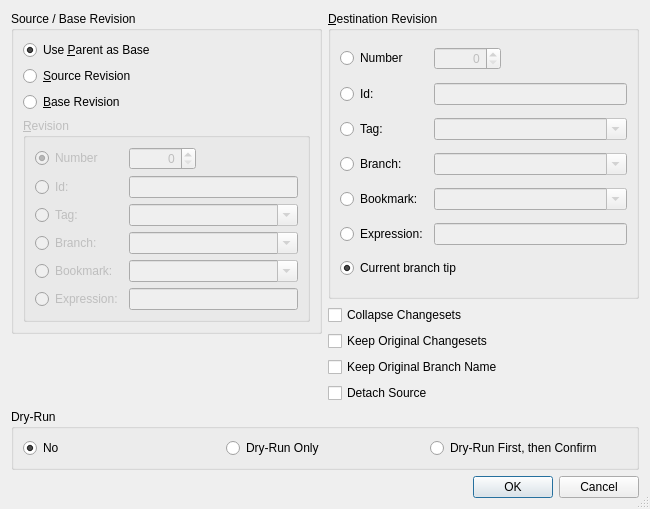
<?xml version="1.0" encoding="UTF-8"?>
<ui version="4.0">
 <class>HgRebaseDialog</class>
 <widget class="QDialog" name="HgRebaseDialog">
  <property name="geometry">
   <rect>
    <x>0</x>
    <y>0</y>
    <width>650</width>
    <height>509</height>
   </rect>
  </property>
  <property name="windowTitle">
   <string>Rebase Changesets</string>
  </property>
  <property name="sizeGripEnabled">
   <bool>true</bool>
  </property>
  <layout class="QGridLayout" name="gridLayout_3">
   <item row="0" column="0">
    <layout class="QVBoxLayout" name="verticalLayout_3">
     <item>
      <widget class="QGroupBox" name="groupBox">
       <property name="title">
        <string>Source / Base Revision</string>
       </property>
       <layout class="QVBoxLayout" name="verticalLayout">
        <item>
         <widget class="QRadioButton" name="parentButton">
          <property name="toolTip">
           <string>Select to use the parent of the working directory as the base</string>
          </property>
          <property name="text">
           <string>Use &amp;Parent as Base</string>
          </property>
          <property name="checked">
           <bool>true</bool>
          </property>
         </widget>
        </item>
        <item>
         <widget class="QRadioButton" name="sourceButton">
          <property name="toolTip">
           <string>Select to use a revision as the source</string>
          </property>
          <property name="text">
           <string>&amp;Source Revision</string>
          </property>
         </widget>
        </item>
        <item>
         <widget class="QRadioButton" name="baseButton">
          <property name="toolTip">
           <string>Select to use a revision as the base</string>
          </property>
          <property name="text">
           <string>&amp;Base Revision</string>
          </property>
         </widget>
        </item>
        <item>
         <widget class="QGroupBox" name="rev1GroupBox">
          <property name="enabled">
           <bool>false</bool>
          </property>
          <property name="title">
           <string>&amp;Revision</string>
          </property>
          <layout class="QGridLayout" name="gridLayout">
           <item row="0" column="0">
            <widget class="QRadioButton" name="number1Button">
             <property name="toolTip">
              <string>Select to specify a revision by number</string>
             </property>
             <property name="text">
              <string>Number</string>
             </property>
             <property name="checked">
              <bool>true</bool>
             </property>
            </widget>
           </item>
           <item row="0" column="1">
            <widget class="QSpinBox" name="number1SpinBox">
             <property name="toolTip">
              <string>Enter a revision number</string>
             </property>
             <property name="alignment">
              <set>Qt::AlignRight</set>
             </property>
             <property name="maximum">
              <number>999999999</number>
             </property>
            </widget>
           </item>
           <item row="0" column="2">
            <spacer>
             <property name="orientation">
              <enum>Qt::Horizontal</enum>
             </property>
             <property name="sizeHint" stdset="0">
              <size>
               <width>40</width>
               <height>20</height>
              </size>
             </property>
            </spacer>
           </item>
           <item row="1" column="0">
            <widget class="QRadioButton" name="id1Button">
             <property name="toolTip">
              <string>Select to specify a revision by changeset id</string>
             </property>
             <property name="text">
              <string>Id:</string>
             </property>
            </widget>
           </item>
           <item row="1" column="1" colspan="2">
            <widget class="QLineEdit" name="id1Edit">
             <property name="enabled">
              <bool>false</bool>
             </property>
             <property name="toolTip">
              <string>Enter a changeset id</string>
             </property>
             <property name="clearButtonEnabled">
              <bool>true</bool>
             </property>
            </widget>
           </item>
           <item row="2" column="0">
            <widget class="QRadioButton" name="tag1Button">
             <property name="toolTip">
              <string>Select to specify a revision by a tag</string>
             </property>
             <property name="text">
              <string>Tag:</string>
             </property>
            </widget>
           </item>
           <item row="2" column="1" colspan="2">
            <widget class="QComboBox" name="tag1Combo">
             <property name="enabled">
              <bool>false</bool>
             </property>
             <property name="toolTip">
              <string>Enter a tag name</string>
             </property>
             <property name="editable">
              <bool>true</bool>
             </property>
            </widget>
           </item>
           <item row="3" column="0">
            <widget class="QRadioButton" name="branch1Button">
             <property name="toolTip">
              <string>Select to specify a revision by a branch</string>
             </property>
             <property name="text">
              <string>Branch:</string>
             </property>
            </widget>
           </item>
           <item row="3" column="1" colspan="2">
            <widget class="QComboBox" name="branch1Combo">
             <property name="enabled">
              <bool>false</bool>
             </property>
             <property name="toolTip">
              <string>Enter a branch name</string>
             </property>
             <property name="editable">
              <bool>true</bool>
             </property>
            </widget>
           </item>
           <item row="4" column="0">
            <widget class="QRadioButton" name="bookmark1Button">
             <property name="toolTip">
              <string>Select to specify a revision by a bookmark</string>
             </property>
             <property name="text">
              <string>Bookmark:</string>
             </property>
            </widget>
           </item>
           <item row="4" column="1" colspan="2">
            <widget class="QComboBox" name="bookmark1Combo">
             <property name="enabled">
              <bool>false</bool>
             </property>
             <property name="sizePolicy">
              <sizepolicy hsizetype="Expanding" vsizetype="Fixed">
               <horstretch>0</horstretch>
               <verstretch>0</verstretch>
              </sizepolicy>
             </property>
             <property name="toolTip">
              <string>Enter a bookmark name</string>
             </property>
             <property name="editable">
              <bool>true</bool>
             </property>
            </widget>
           </item>
           <item row="5" column="0">
            <widget class="QRadioButton" name="expression1Button">
             <property name="text">
              <string>Expression:</string>
             </property>
            </widget>
           </item>
           <item row="5" column="1" colspan="2">
            <widget class="QLineEdit" name="expression1Edit">
             <property name="enabled">
              <bool>false</bool>
             </property>
             <property name="toolTip">
              <string>Enter a revision set expression</string>
             </property>
             <property name="clearButtonEnabled">
              <bool>true</bool>
             </property>
            </widget>
           </item>
          </layout>
         </widget>
        </item>
       </layout>
      </widget>
     </item>
     <item>
      <spacer name="verticalSpacer">
       <property name="orientation">
        <enum>Qt::Vertical</enum>
       </property>
       <property name="sizeHint" stdset="0">
        <size>
         <width>20</width>
         <height>18</height>
        </size>
       </property>
      </spacer>
     </item>
    </layout>
   </item>
   <item row="0" column="1">
    <layout class="QVBoxLayout" name="verticalLayout_2">
     <item>
      <widget class="QGroupBox" name="rev2GroupBox">
       <property name="title">
        <string>&amp;Destination Revision</string>
       </property>
       <layout class="QGridLayout" name="gridLayout_2">
        <item row="0" column="0">
         <widget class="QRadioButton" name="number2Button">
          <property name="toolTip">
           <string>Select to specify a revision by number</string>
          </property>
          <property name="text">
           <string>Number</string>
          </property>
         </widget>
        </item>
        <item row="0" column="1">
         <widget class="QSpinBox" name="number2SpinBox">
          <property name="enabled">
           <bool>false</bool>
          </property>
          <property name="toolTip">
           <string>Enter a revision number</string>
          </property>
          <property name="alignment">
           <set>Qt::AlignRight</set>
          </property>
          <property name="maximum">
           <number>999999999</number>
          </property>
         </widget>
        </item>
        <item row="0" column="2">
         <spacer>
          <property name="orientation">
           <enum>Qt::Horizontal</enum>
          </property>
          <property name="sizeHint" stdset="0">
           <size>
            <width>40</width>
            <height>20</height>
           </size>
          </property>
         </spacer>
        </item>
        <item row="1" column="0">
         <widget class="QRadioButton" name="id2Button">
          <property name="toolTip">
           <string>Select to specify a revision by changeset id</string>
          </property>
          <property name="text">
           <string>Id:</string>
          </property>
         </widget>
        </item>
        <item row="1" column="1" colspan="2">
         <widget class="QLineEdit" name="id2Edit">
          <property name="enabled">
           <bool>false</bool>
          </property>
          <property name="toolTip">
           <string>Enter a changeset id</string>
          </property>
          <property name="clearButtonEnabled">
           <bool>true</bool>
          </property>
         </widget>
        </item>
        <item row="2" column="0">
         <widget class="QRadioButton" name="tag2Button">
          <property name="toolTip">
           <string>Select to specify a revision by a tag</string>
          </property>
          <property name="text">
           <string>Tag:</string>
          </property>
         </widget>
        </item>
        <item row="2" column="1" colspan="2">
         <widget class="QComboBox" name="tag2Combo">
          <property name="enabled">
           <bool>false</bool>
          </property>
          <property name="toolTip">
           <string>Enter a tag name</string>
          </property>
          <property name="editable">
           <bool>true</bool>
          </property>
         </widget>
        </item>
        <item row="3" column="0">
         <widget class="QRadioButton" name="branch2Button">
          <property name="toolTip">
           <string>Select to specify a revision by a branch</string>
          </property>
          <property name="text">
           <string>Branch:</string>
          </property>
         </widget>
        </item>
        <item row="3" column="1" colspan="2">
         <widget class="QComboBox" name="branch2Combo">
          <property name="enabled">
           <bool>false</bool>
          </property>
          <property name="toolTip">
           <string>Enter a branch name</string>
          </property>
          <property name="editable">
           <bool>true</bool>
          </property>
         </widget>
        </item>
        <item row="4" column="0">
         <widget class="QRadioButton" name="bookmark2Button">
          <property name="toolTip">
           <string>Select to specify a revision by a bookmark</string>
          </property>
          <property name="text">
           <string>Bookmark:</string>
          </property>
         </widget>
        </item>
        <item row="4" column="1" colspan="2">
         <widget class="QComboBox" name="bookmark2Combo">
          <property name="enabled">
           <bool>false</bool>
          </property>
          <property name="sizePolicy">
           <sizepolicy hsizetype="Expanding" vsizetype="Fixed">
            <horstretch>0</horstretch>
            <verstretch>0</verstretch>
           </sizepolicy>
          </property>
          <property name="toolTip">
           <string>Enter a bookmark name</string>
          </property>
          <property name="editable">
           <bool>true</bool>
          </property>
         </widget>
        </item>
        <item row="5" column="0">
         <widget class="QRadioButton" name="expression2Button">
          <property name="text">
           <string>Expression:</string>
          </property>
         </widget>
        </item>
        <item row="5" column="1" colspan="2">
         <widget class="QLineEdit" name="expression2Edit">
          <property name="enabled">
           <bool>false</bool>
          </property>
          <property name="toolTip">
           <string>Enter a revision set expression</string>
          </property>
          <property name="clearButtonEnabled">
           <bool>true</bool>
          </property>
         </widget>
        </item>
        <item row="6" column="0" colspan="3">
         <widget class="QRadioButton" name="tip2Button">
          <property name="toolTip">
           <string>Select tip revision of repository</string>
          </property>
          <property name="text">
           <string>Current branch tip</string>
          </property>
          <property name="checked">
           <bool>true</bool>
          </property>
         </widget>
        </item>
       </layout>
      </widget>
     </item>
     <item>
      <widget class="QCheckBox" name="collapseCheckBox">
       <property name="toolTip">
        <string>Select to collapse the rebased changesets</string>
       </property>
       <property name="text">
        <string>Collapse Changesets</string>
       </property>
      </widget>
     </item>
     <item>
      <widget class="QCheckBox" name="keepChangesetsCheckBox">
       <property name="toolTip">
        <string>Select to keep the original changesets</string>
       </property>
       <property name="text">
        <string>Keep Original Changesets</string>
       </property>
      </widget>
     </item>
     <item>
      <widget class="QCheckBox" name="keepBranchCheckBox">
       <property name="toolTip">
        <string>Select to keep the original branch names</string>
       </property>
       <property name="text">
        <string>Keep Original Branch Name</string>
       </property>
      </widget>
     </item>
     <item>
      <widget class="QCheckBox" name="detachCheckBox">
       <property name="toolTip">
        <string>Select to detach the source from its original branch</string>
       </property>
       <property name="text">
        <string>Detach Source</string>
       </property>
      </widget>
     </item>
    </layout>
   </item>
   <item row="1" column="0" colspan="2">
    <widget class="QGroupBox" name="dryRunGroup">
     <property name="title">
      <string>Dry-Run</string>
     </property>
     <layout class="QHBoxLayout" name="horizontalLayout">
      <item>
       <widget class="QRadioButton" name="noDryRunButton">
        <property name="toolTip">
         <string>Select to not do a dry-run</string>
        </property>
        <property name="text">
         <string>No</string>
        </property>
        <property name="checked">
         <bool>true</bool>
        </property>
       </widget>
      </item>
      <item>
       <widget class="QRadioButton" name="dryRunOnlyButton">
        <property name="toolTip">
         <string>Select to just do a dry-run</string>
        </property>
        <property name="text">
         <string>Dry-Run Only</string>
        </property>
       </widget>
      </item>
      <item>
       <widget class="QRadioButton" name="dryRunConfirmButton">
        <property name="toolTip">
         <string>Select to do a dry-run first, then ask the user for confirmation to perform the rebase</string>
        </property>
        <property name="text">
         <string>Dry-Run First, then Confirm</string>
        </property>
       </widget>
      </item>
     </layout>
    </widget>
   </item>
   <item row="2" column="0" colspan="2">
    <widget class="QDialogButtonBox" name="buttonBox">
     <property name="orientation">
      <enum>Qt::Horizontal</enum>
     </property>
     <property name="standardButtons">
      <set>QDialogButtonBox::Cancel|QDialogButtonBox::Ok</set>
     </property>
    </widget>
   </item>
  </layout>
 </widget>
 <pixmapfunction>qPixmapFromMimeSource</pixmapfunction>
 <tabstops>
  <tabstop>parentButton</tabstop>
  <tabstop>sourceButton</tabstop>
  <tabstop>baseButton</tabstop>
  <tabstop>number1Button</tabstop>
  <tabstop>number1SpinBox</tabstop>
  <tabstop>id1Button</tabstop>
  <tabstop>id1Edit</tabstop>
  <tabstop>tag1Button</tabstop>
  <tabstop>tag1Combo</tabstop>
  <tabstop>branch1Button</tabstop>
  <tabstop>branch1Combo</tabstop>
  <tabstop>bookmark1Button</tabstop>
  <tabstop>bookmark1Combo</tabstop>
  <tabstop>expression1Button</tabstop>
  <tabstop>expression1Edit</tabstop>
  <tabstop>number2Button</tabstop>
  <tabstop>number2SpinBox</tabstop>
  <tabstop>id2Button</tabstop>
  <tabstop>id2Edit</tabstop>
  <tabstop>tag2Button</tabstop>
  <tabstop>tag2Combo</tabstop>
  <tabstop>branch2Button</tabstop>
  <tabstop>branch2Combo</tabstop>
  <tabstop>bookmark2Button</tabstop>
  <tabstop>bookmark2Combo</tabstop>
  <tabstop>expression2Button</tabstop>
  <tabstop>expression2Edit</tabstop>
  <tabstop>tip2Button</tabstop>
  <tabstop>collapseCheckBox</tabstop>
  <tabstop>keepChangesetsCheckBox</tabstop>
  <tabstop>keepBranchCheckBox</tabstop>
  <tabstop>detachCheckBox</tabstop>
  <tabstop>noDryRunButton</tabstop>
  <tabstop>dryRunOnlyButton</tabstop>
  <tabstop>dryRunConfirmButton</tabstop>
 </tabstops>
 <resources/>
 <connections>
  <connection>
   <sender>buttonBox</sender>
   <signal>accepted()</signal>
   <receiver>HgRebaseDialog</receiver>
   <slot>accept()</slot>
   <hints>
    <hint type="sourcelabel">
     <x>133</x>
     <y>499</y>
    </hint>
    <hint type="destinationlabel">
     <x>21</x>
     <y>143</y>
    </hint>
   </hints>
  </connection>
  <connection>
   <sender>buttonBox</sender>
   <signal>rejected()</signal>
   <receiver>HgRebaseDialog</receiver>
   <slot>reject()</slot>
   <hints>
    <hint type="sourcelabel">
     <x>185</x>
     <y>499</y>
    </hint>
    <hint type="destinationlabel">
     <x>73</x>
     <y>140</y>
    </hint>
   </hints>
  </connection>
  <connection>
   <sender>number1Button</sender>
   <signal>toggled(bool)</signal>
   <receiver>number1SpinBox</receiver>
   <slot>setEnabled(bool)</slot>
   <hints>
    <hint type="sourcelabel">
     <x>120</x>
     <y>190</y>
    </hint>
    <hint type="destinationlabel">
     <x>228</x>
     <y>192</y>
    </hint>
   </hints>
  </connection>
  <connection>
   <sender>number2Button</sender>
   <signal>toggled(bool)</signal>
   <receiver>number2SpinBox</receiver>
   <slot>setEnabled(bool)</slot>
   <hints>
    <hint type="sourcelabel">
     <x>435</x>
     <y>67</y>
    </hint>
    <hint type="destinationlabel">
     <x>535</x>
     <y>69</y>
    </hint>
   </hints>
  </connection>
  <connection>
   <sender>id1Button</sender>
   <signal>toggled(bool)</signal>
   <receiver>id1Edit</receiver>
   <slot>setEnabled(bool)</slot>
   <hints>
    <hint type="sourcelabel">
     <x>90</x>
     <y>223</y>
    </hint>
    <hint type="destinationlabel">
     <x>296</x>
     <y>224</y>
    </hint>
   </hints>
  </connection>
  <connection>
   <sender>id2Button</sender>
   <signal>toggled(bool)</signal>
   <receiver>id2Edit</receiver>
   <slot>setEnabled(bool)</slot>
   <hints>
    <hint type="sourcelabel">
     <x>435</x>
     <y>100</y>
    </hint>
    <hint type="destinationlabel">
     <x>627</x>
     <y>101</y>
    </hint>
   </hints>
  </connection>
  <connection>
   <sender>tag1Button</sender>
   <signal>toggled(bool)</signal>
   <receiver>tag1Combo</receiver>
   <slot>setEnabled(bool)</slot>
   <hints>
    <hint type="sourcelabel">
     <x>117</x>
     <y>255</y>
    </hint>
    <hint type="destinationlabel">
     <x>296</x>
     <y>256</y>
    </hint>
   </hints>
  </connection>
  <connection>
   <sender>branch1Button</sender>
   <signal>toggled(bool)</signal>
   <receiver>branch1Combo</receiver>
   <slot>setEnabled(bool)</slot>
   <hints>
    <hint type="sourcelabel">
     <x>108</x>
     <y>287</y>
    </hint>
    <hint type="destinationlabel">
     <x>296</x>
     <y>288</y>
    </hint>
   </hints>
  </connection>
  <connection>
   <sender>tag2Button</sender>
   <signal>toggled(bool)</signal>
   <receiver>tag2Combo</receiver>
   <slot>setEnabled(bool)</slot>
   <hints>
    <hint type="sourcelabel">
     <x>404</x>
     <y>132</y>
    </hint>
    <hint type="destinationlabel">
     <x>627</x>
     <y>133</y>
    </hint>
   </hints>
  </connection>
  <connection>
   <sender>branch2Button</sender>
   <signal>toggled(bool)</signal>
   <receiver>branch2Combo</receiver>
   <slot>setEnabled(bool)</slot>
   <hints>
    <hint type="sourcelabel">
     <x>435</x>
     <y>164</y>
    </hint>
    <hint type="destinationlabel">
     <x>627</x>
     <y>165</y>
    </hint>
   </hints>
  </connection>
  <connection>
   <sender>bookmark1Button</sender>
   <signal>toggled(bool)</signal>
   <receiver>bookmark1Combo</receiver>
   <slot>setEnabled(bool)</slot>
   <hints>
    <hint type="sourcelabel">
     <x>82</x>
     <y>319</y>
    </hint>
    <hint type="destinationlabel">
     <x>296</x>
     <y>320</y>
    </hint>
   </hints>
  </connection>
  <connection>
   <sender>bookmark2Button</sender>
   <signal>toggled(bool)</signal>
   <receiver>bookmark2Combo</receiver>
   <slot>setEnabled(bool)</slot>
   <hints>
    <hint type="sourcelabel">
     <x>389</x>
     <y>196</y>
    </hint>
    <hint type="destinationlabel">
     <x>627</x>
     <y>197</y>
    </hint>
   </hints>
  </connection>
  <connection>
   <sender>parentButton</sender>
   <signal>toggled(bool)</signal>
   <receiver>rev1GroupBox</receiver>
   <slot>setDisabled(bool)</slot>
   <hints>
    <hint type="sourcelabel">
     <x>139</x>
     <y>49</y>
    </hint>
    <hint type="destinationlabel">
     <x>248</x>
     <y>259</y>
    </hint>
   </hints>
  </connection>
  <connection>
   <sender>expression1Button</sender>
   <signal>toggled(bool)</signal>
   <receiver>expression1Edit</receiver>
   <slot>setEnabled(bool)</slot>
   <hints>
    <hint type="sourcelabel">
     <x>54</x>
     <y>341</y>
    </hint>
    <hint type="destinationlabel">
     <x>226</x>
     <y>338</y>
    </hint>
   </hints>
  </connection>
  <connection>
   <sender>expression2Button</sender>
   <signal>toggled(bool)</signal>
   <receiver>expression2Edit</receiver>
   <slot>setEnabled(bool)</slot>
   <hints>
    <hint type="sourcelabel">
     <x>398</x>
     <y>214</y>
    </hint>
    <hint type="destinationlabel">
     <x>461</x>
     <y>220</y>
    </hint>
   </hints>
  </connection>
 </connections>
</ui>
